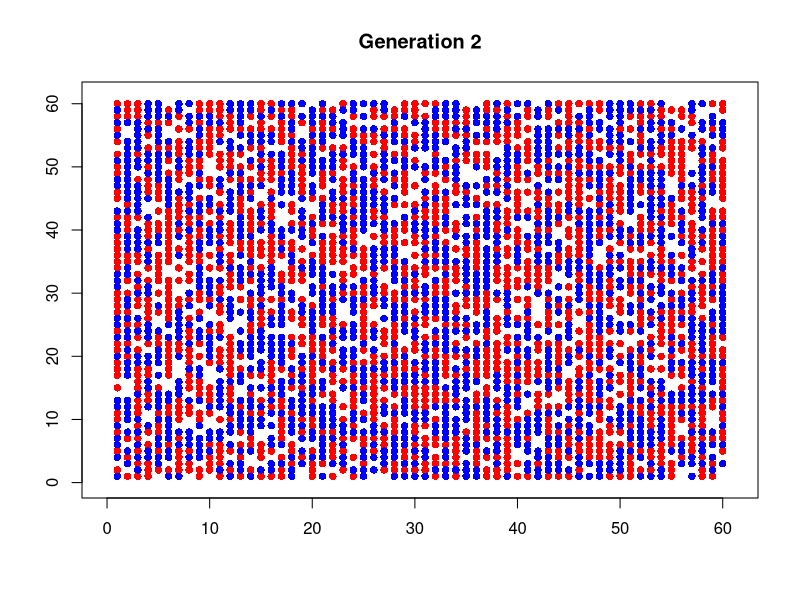
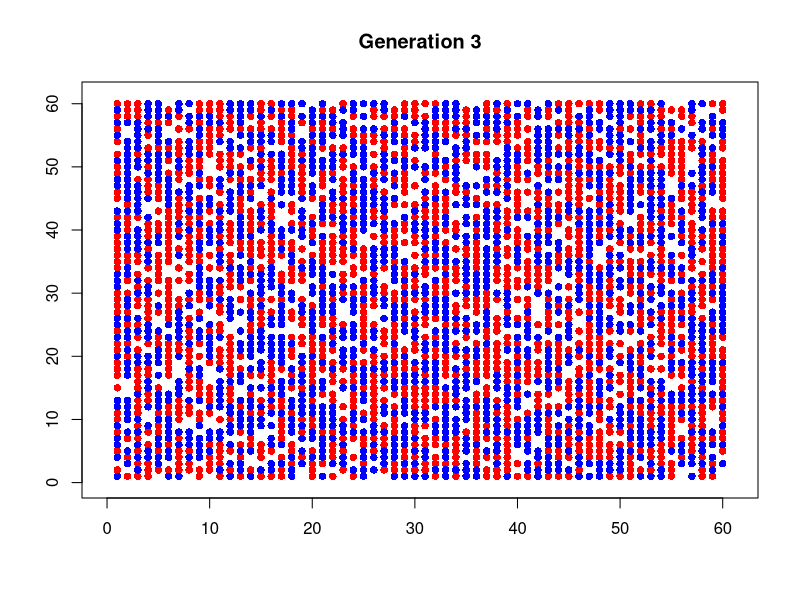
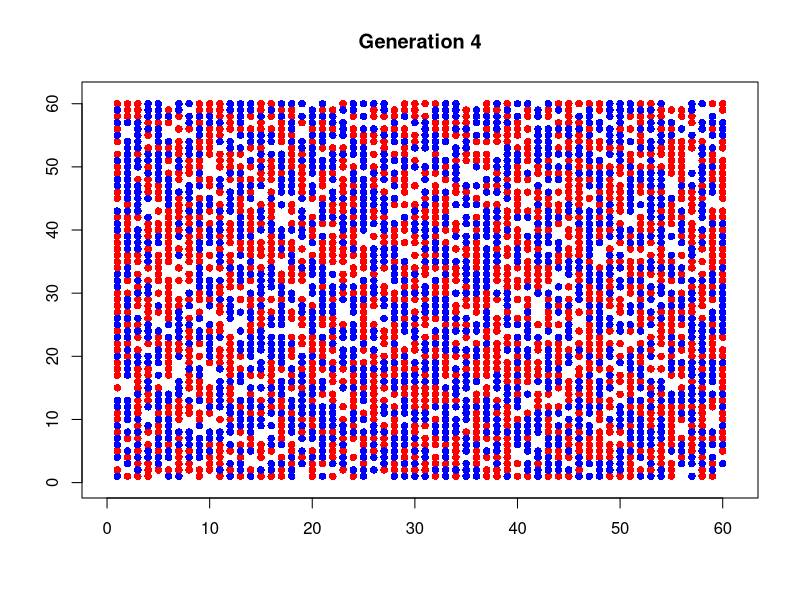
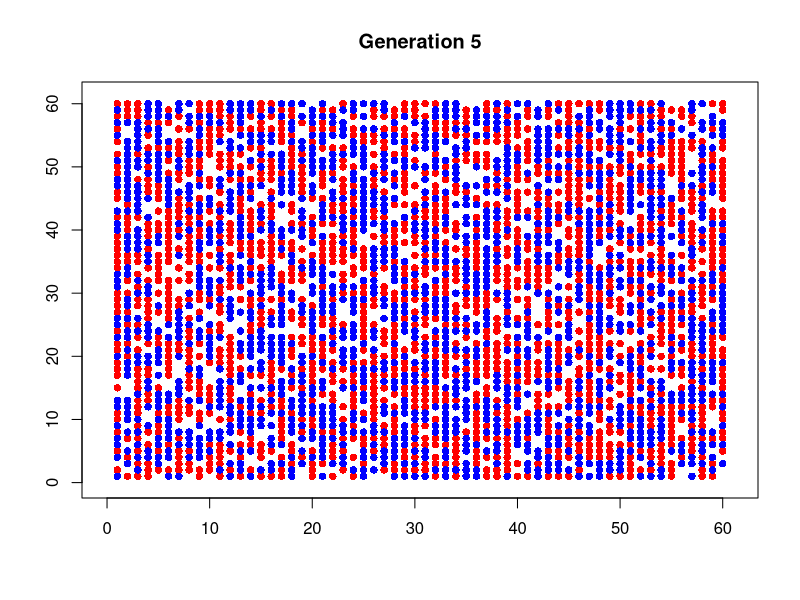
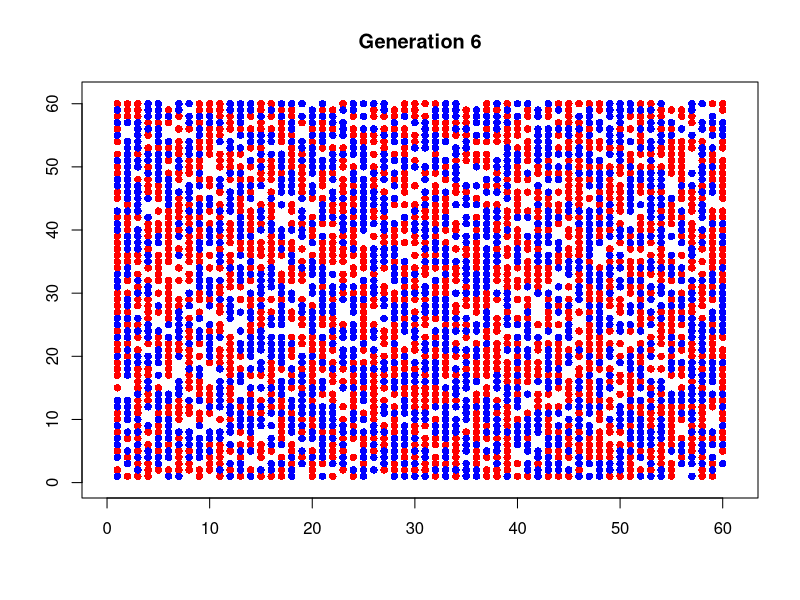
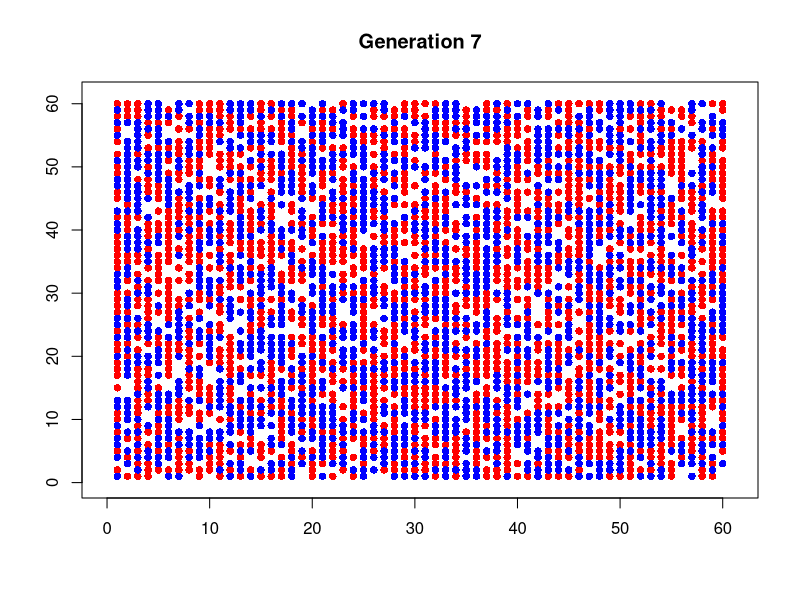
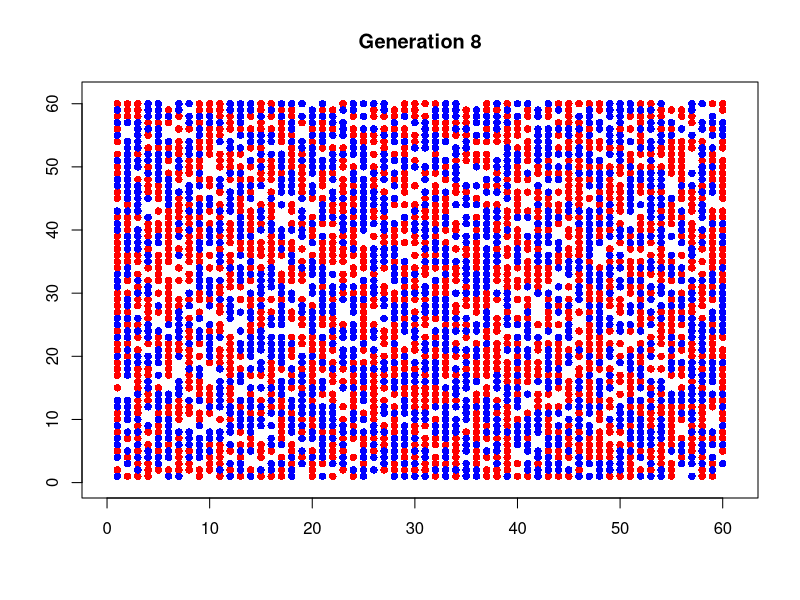
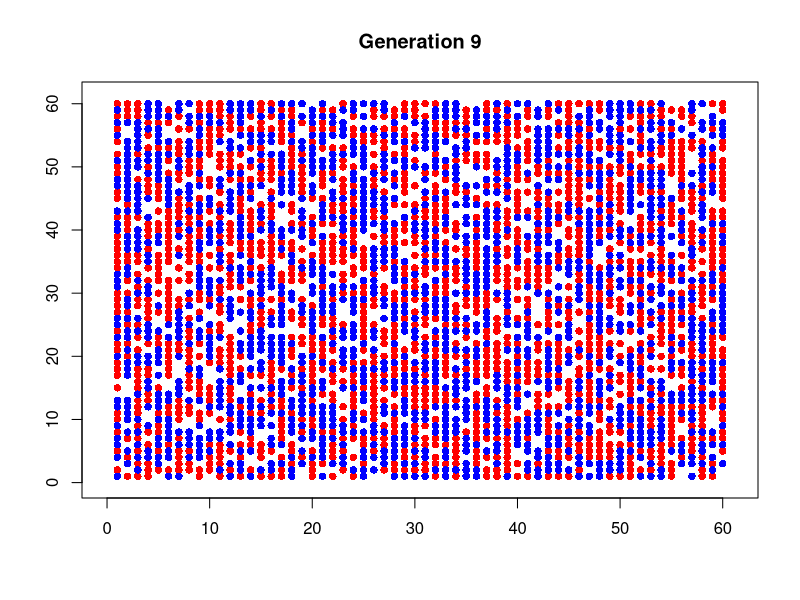

Write the R code that produced these figures, in order.

# Schelling's Segregation simulation -- version 1.0
# CPSC 420 -- spring 2016

probRed <- .42
probBlue <- .42

# What fraction of my neighbors (minimum) must look like me in order for me to
# not to move?
thresh <- 0

RED <- 1
BLUE <- 2
EMPTY <- 3

width <- 60
height <- 60
starter <- runif(width * height)
config <- matrix(ifelse(starter < probRed, RED, 
    ifelse(starter < probRed + probBlue, BLUE,
    EMPTY)),nrow=height)

numGen <- 40
city <- array(dim=c(width,height,numGen))
city[,,1] <- config

numNeighborsOfColor <- function(city, row, col, color) {
    num <- 0
    if (row > 1 && col > 1 && city[row-1,col-1] == color) {
        num <- num + 1
    }
    if (col > 1 && city[row,col-1] == color) {
        num <- num + 1
    }
    if (row < height && col > 1 && city[row+1,col-1] == color) {
        num <- num + 1
    }
    if (row < height && city[row+1,col] == color) {
        num <- num + 1
    }
    if (row < height && col < width && city[row+1,col+1] == color) {
        num <- num + 1
    }
    if (col < height && city[row,col+1] == color) {
        num <- num + 1
    }
    if (row > 1 && col < height && city[row-1,col+1] == color) {
        num <- num + 1
    }
    return(num)
}

numRedNeighbors <- function(city, row, col) {
    return(numNeighborsOfColor(city, row, col, RED))
}

numBlueNeighbors <- function(city, row, col) {
    return(numNeighborsOfColor(city, row, col, BLUE))
}

computeRatio <- function(mycolor, city, row, col) {
    nred <- numRedNeighbors(city, row, col)
    nblue <- numBlueNeighbors(city, row, col)
    if (nred + nblue == 0) {
        return(1)
    }
    if (mycolor == RED) {
        ratio <- nred/(nred+nblue)
    } else {
        ratio <- nblue/(nred+nblue)
    }
    return(ratio)
}

belowThresh <- function(mycolor, city, row, col) {

    ratio <- computeRatio(mycolor, city, row, col)
    if (ratio < thresh) {
        return(TRUE)
    } else {
        return(FALSE)
    }
}

pointsForGrid <- function(grid,val) {
    xcoords <- vector()
    ycoords <- vector()
    for (row in 1:nrow(grid)) {
        for (col in 1:ncol(grid)) {
            if (grid[row,col] == val) {
                xcoords[length(xcoords)+1] <- col
                ycoords[length(ycoords)+1] <- nrow(grid) - row + 1
            }
        }
    }
    return(list(xcoords,ycoords))
}

findRandomEmpty <- function(city) {
    empties <- which(city == EMPTY, arr.ind=TRUE)
    return(empties[sample.int(nrow(empties),1),])
}

computeAvgRatio <- function(city) {
    ratioSum <- 0
    numNonEmpty <- 0
    for (row in 1:nrow(city)) {
        for (col in 1:ncol(city)) {
            if (city[row,col] != EMPTY) {
                numNonEmpty <- numNonEmpty + 1
                ratioSum <- ratioSum +
                    computeRatio(city[row,col],city,row,col)
            }
        }
    }
    return (ratioSum / numNonEmpty)
}


# Main simulation.
for (gen in 2:numGen) {
    reds <- pointsForGrid(city[,,gen-1],RED)
    plot(reds[[1]],reds[[2]],pch=16,col="red",
        xlim=c(0,width+1),ylim=c(0,height+1),main=paste("Generation",gen),
        xlab="",ylab="")
    blues <- pointsForGrid(city[,,gen-1],BLUE)
    points(blues[[1]],blues[[2]],pch=16,col="blue",
        xlim=c(0,width+1),ylim=c(0,height+1))
    
    city[,,gen] <- city[,,gen-1]

    for (row in seq(height)) {
        for (col in seq(width)) {
            curr.val <- city[row,col,gen-1]
            if(curr.val != EMPTY  &&  
                    belowThresh(curr.val, city[,,gen-1],row,col)) {
                city[row,col,gen] <- EMPTY
                randEmpty <- findRandomEmpty(city[,,gen])
                city[randEmpty[1],randEmpty[2],gen] <- curr.val
            }
        }
    }
}

cat("The average ratio is ", 
    round(computeAvgRatio(city[,,numGen]),2),".\n",sep="")
